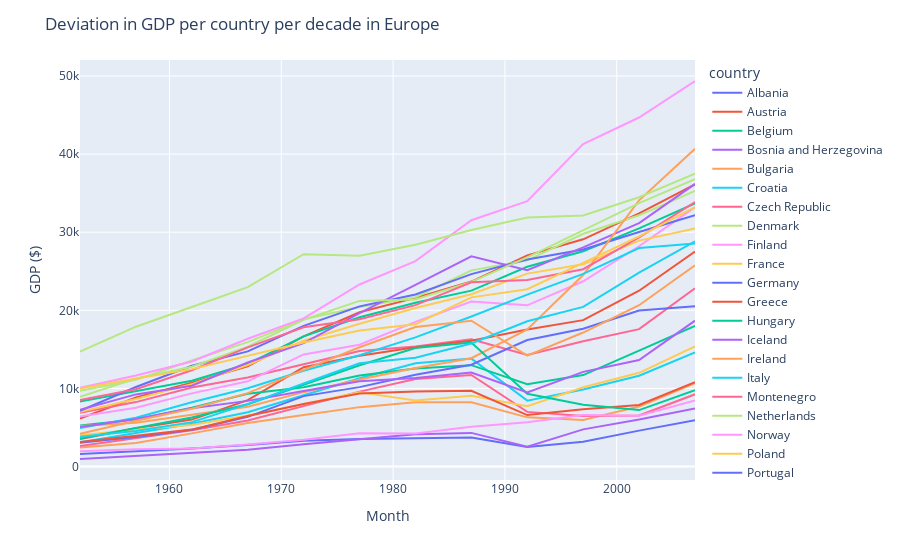

Write notebook code for a chart like this one.
### Code cell
#2)
df_gdp= px.data.gapminder().query("continent=='Europe'")

fig = px.line(df_gdp, x="year", y="gdpPercap", color='country')

fig.update_layout(title='Deviation in GDP per country per decade in Europe',
                   xaxis_title='Month',
                   yaxis_title='GDP ($)')

fig.show()

### Figure 1 — Plotly figure (JSON) as saved in the notebook; plotly's stock layout.template omitted (floating-point values rounded to 4 significant figures)
{"data": [{"hovertemplate": "country=Albania<br>year=%{x}<br>gdpPercap=%{y}<extra></extra>", "legendgroup": "Albania", "line": {"color": "#636efa", "dash": "solid"}, "mode": "lines", "name": "Albania", "orientation": "v", "showlegend": true, "type": "scatter", "x": [1952, 1957, 1962, 1967, 1972, 1977, 1982, 1987, 1992, 1997, 2002, 2007], "xaxis": "x", "y": [1601.0, 1942.0, 2313.0, 2760.0, 3313.0, 3533.0, 3631.0, 3739.0, 2497.0, 3193.0, 4604.0, 5937.0], "yaxis": "y"}, {"hovertemplate": "country=Austria<br>year=%{x}<br>gdpPercap=%{y}<extra></extra>", "legendgroup": "Austria", "line": {"color": "#EF553B", "dash": "solid"}, "mode": "lines", "name": "Austria", "orientation": "v", "showlegend": true, "type": "scatter", "x": [1952, 1957, 1962, 1967, 1972, 1977, 1982, 1987, 1992, 1997, 2002, 2007], "xaxis": "x", "y": [6137.0, 8843.0, 10750.0, 12830.0, 16660.0, 19750.0, 21600.0, 23690.0, 27040.0, 29100.0, 32420.0, 36130.0], "yaxis": "y"}, {"hovertemplate": "country=Belgium<br>year=%{x}<br>gdpPercap=%{y}<extra></extra>", "legendgroup": "Belgium", "line": {"color": "#00cc96", "dash": "solid"}, "mode": "lines", "name": "Belgium", "orientation": "v", "showlegend": true, "type": "scatter", "x": [1952, 1957, 1962, 1967, 1972, 1977, 1982, 1987, 1992, 1997, 2002, 2007], "xaxis": "x", "y": [8343.0, 9715.0, 10990.0, 13150.0, 16670.0, 19120.0, 20980.0, 22530.0, 25580.0, 27560.0, 30490.0, 33690.0], "yaxis": "y"}, {"hovertemplate": "country=Bosnia and Herzegovina<br>year=%{x}<br>gdpPercap=%{y}<extra></extra>", "legendgroup": "Bosnia and Herzegovina", "line": {"color": "#ab63fa", "dash": "solid"}, "mode": "lines", "name": "Bosnia and Herzegovina", "orientation": "v", "showlegend": true, "type": "scatter", "x": [1952, 1957, 1962, 1967, 1972, 1977, 1982, 1987, 1992, 1997, 2002, 2007], "xaxis": "x", "y": [973.5, 1354.0, 1710.0, 2172.0, 2860.0, 3528.0, 4127.0, 4314.0, 2547.0, 4766.0, 6019.0, 7446.0], "yaxis": "y"}, {"hovertemplate": "country=Bulgaria<br>year=%{x}<br>gdpPercap=%{y}<extra></extra>", "legendgroup": "Bulgaria", "line": {"color": "#FFA15A", "dash": "solid"}, "mode": "lines", "name": "Bulgaria", "orientation": "v", "showlegend": true, "type": "scatter", "x": [1952, 1957, 1962, 1967, 1972, 1977, 1982, 1987, 1992, 1997, 2002, 2007], "xaxis": "x", "y": [2444.0, 3009.0, 4254.0, 5577.0, 6597.0, 7612.0, 8224.0, 8240.0, 6303.0, 5970.0, 7697.0, 10680.0], "yaxis": "y"}, {"hovertemplate": "country=Croatia<br>year=%{x}<br>gdpPercap=%{y}<extra></extra>", "legendgroup": "Croatia", "line": {"color": "#19d3f3", "dash": "solid"}, "mode": "lines", "name": "Croatia", "orientation": "v", "showlegend": true, "type": "scatter", "x": [1952, 1957, 1962, 1967, 1972, 1977, 1982, 1987, 1992, 1997, 2002, 2007], "xaxis": "x", "y": [3119.0, 4338.0, 5478.0, 6960.0, 9164.0, 11310.0, 13220.0, 13820.0, 8448.0, 9876.0, 11630.0, 14620.0], "yaxis": "y"}, {"hovertemplate": "country=Czech Republic<br>year=%{x}<br>gdpPercap=%{y}<extra></extra>", "legendgroup": "Czech Republic", "line": {"color": "#FF6692", "dash": "solid"}, "mode": "lines", "name": "Czech Republic", "orientation": "v", "showlegend": true, "type": "scatter", "x": [1952, 1957, 1962, 1967, 1972, 1977, 1982, 1987, 1992, 1997, 2002, 2007], "xaxis": "x", "y": [6876.0, 8256.0, 10140.0, 11400.0, 13110.0, 14800.0, 15380.0, 16310.0, 14300.0, 16050.0, 17600.0, 22830.0], "yaxis": "y"}, {"hovertemplate": "country=Denmark<br>year=%{x}<br>gdpPercap=%{y}<extra></extra>", "legendgroup": "Denmark", "line": {"color": "#B6E880", "dash": "solid"}, "mode": "lines", "name": "Denmark", "orientation": "v", "showlegend": true, "type": "scatter", "x": [1952, 1957, 1962, 1967, 1972, 1977, 1982, 1987, 1992, 1997, 2002, 2007], "xaxis": "x", "y": [9692.0, 11100.0, 13580.0, 15940.0, 18870.0, 20420.0, 21690.0, 25120.0, 26410.0, 29800.0, 32170.0, 35280.0], "yaxis": "y"}, {"hovertemplate": "country=Finland<br>year=%{x}<br>gdpPercap=%{y}<extra></extra>", "legendgroup": "Finland", "line": {"color": "#FF97FF", "dash": "solid"}, "mode": "lines", "name": "Finland", "orientation": "v", "showlegend": true, "type": "scatter", "x": [1952, 1957, 1962, 1967, 1972, 1977, 1982, 1987, 1992, 1997, 2002, 2007], "xaxis": "x", "y": [6425.0, 7545.0, 9372.0, 10920.0, 14360.0, 15610.0, 18530.0, 21140.0, 20650.0, 23720.0, 28200.0, 33210.0], "yaxis": "y"}, {"hovertemplate": "country=France<br>year=%{x}<br>gdpPercap=%{y}<extra></extra>", "legendgroup": "France", "line": {"color": "#FECB52", "dash": "solid"}, "mode": "lines", "name": "France", "orientation": "v", "showlegend": true, "type": "scatter", "x": [1952, 1957, 1962, 1967, 1972, 1977, 1982, 1987, 1992, 1997, 2002, 2007], "xaxis": "x", "y": [7030.0, 8663.0, 10560.0, 13000.0, 16110.0, 18290.0, 20290.0, 22070.0, 24700.0, 25890.0, 28930.0, 30470.0], "yaxis": "y"}, {"hovertemplate": "country=Germany<br>year=%{x}<br>gdpPercap=%{y}<extra></extra>", "legendgroup": "Germany", "line": {"color": "#636efa", "dash": "solid"}, "mode": "lines", "name": "Germany", "orientation": "v", "showlegend": true, "type": "scatter", "x": [1952, 1957, 1962, 1967, 1972, 1977, 1982, 1987, 1992, 1997, 2002, 2007], "xaxis": "x", "y": [7144.0, 10190.0, 12900.0, 14750.0, 18020.0, 20510.0, 22030.0, 24640.0, 26510.0, 27790.0, 30040.0, 32170.0], "yaxis": "y"}, {"hovertemplate": "country=Greece<br>year=%{x}<br>gdpPercap=%{y}<extra></extra>", "legendgroup": "Greece", "line": {"color": "#EF553B", "dash": "solid"}, "mode": "lines", "name": "Greece", "orientation": "v", "showlegend": true, "type": "scatter", "x": [1952, 1957, 1962, 1967, 1972, 1977, 1982, 1987, 1992, 1997, 2002, 2007], "xaxis": "x", "y": [3531.0, 4916.0, 6017.0, 8513.0, 12720.0, 14200.0, 15270.0, 16120.0, 17540.0, 18750.0, 22510.0, 27540.0], "yaxis": "y"}, {"hovertemplate": "country=Hungary<br>year=%{x}<br>gdpPercap=%{y}<extra></extra>", "legendgroup": "Hungary", "line": {"color": "#00cc96", "dash": "solid"}, "mode": "lines", "name": "Hungary", "orientation": "v", "showlegend": true, "type": "scatter", "x": [1952, 1957, 1962, 1967, 1972, 1977, 1982, 1987, 1992, 1997, 2002, 2007], "xaxis": "x", "y": [5264.0, 6040.0, 7550.0, 9327.0, 10170.0, 11670.0, 12550.0, 12990.0, 10540.0, 11710.0, 14840.0, 18010.0], "yaxis": "y"}, {"hovertemplate": "country=Iceland<br>year=%{x}<br>gdpPercap=%{y}<extra></extra>", "legendgroup": "Iceland", "line": {"color": "#ab63fa", "dash": "solid"}, "mode": "lines", "name": "Iceland", "orientation": "v", "showlegend": true, "type": "scatter", "x": [1952, 1957, 1962, 1967, 1972, 1977, 1982, 1987, 1992, 1997, 2002, 2007], "xaxis": "x", "y": [7268.0, 9244.0, 10350.0, 13320.0, 15800.0, 19650.0, 23270.0, 26920.0, 25140.0, 28060.0, 31160.0, 36180.0], "yaxis": "y"}, {"hovertemplate": "country=Ireland<br>year=%{x}<br>gdpPercap=%{y}<extra></extra>", "legendgroup": "Ireland", "line": {"color": "#FFA15A", "dash": "solid"}, "mode": "lines", "name": "Ireland", "orientation": "v", "showlegend": true, "type": "scatter", "x": [1952, 1957, 1962, 1967, 1972, 1977, 1982, 1987, 1992, 1997, 2002, 2007], "xaxis": "x", "y": [5210.0, 5599.0, 6632.0, 7656.0, 9531.0, 11150.0, 12620.0, 13870.0, 17560.0, 24520.0, 34080.0, 40680.0], "yaxis": "y"}, {"hovertemplate": "country=Italy<br>year=%{x}<br>gdpPercap=%{y}<extra></extra>", "legendgroup": "Italy", "line": {"color": "#19d3f3", "dash": "solid"}, "mode": "lines", "name": "Italy", "orientation": "v", "showlegend": true, "type": "scatter", "x": [1952, 1957, 1962, 1967, 1972, 1977, 1982, 1987, 1992, 1997, 2002, 2007], "xaxis": "x", "y": [4931.0, 6249.0, 8244.0, 10020.0, 12270.0, 14260.0, 16540.0, 19210.0, 22010.0, 24680.0, 27970.0, 28570.0], "yaxis": "y"}, {"hovertemplate": "country=Montenegro<br>year=%{x}<br>gdpPercap=%{y}<extra></extra>", "legendgroup": "Montenegro", "line": {"color": "#FF6692", "dash": "solid"}, "mode": "lines", "name": "Montenegro", "orientation": "v", "showlegend": true, "type": "scatter", "x": [1952, 1957, 1962, 1967, 1972, 1977, 1982, 1987, 1992, 1997, 2002, 2007], "xaxis": "x", "y": [2648.0, 3682.0, 4650.0, 5908.0, 7778.0, 9596.0, 11220.0, 11730.0, 7003.0, 6466.0, 6557.0, 9254.0], "yaxis": "y"}, {"hovertemplate": "country=Netherlands<br>year=%{x}<br>gdpPercap=%{y}<extra></extra>", "legendgroup": "Netherlands", "line": {"color": "#B6E880", "dash": "solid"}, "mode": "lines", "name": "Netherlands", "orientation": "v", "showlegend": true, "type": "scatter", "x": [1952, 1957, 1962, 1967, 1972, 1977, 1982, 1987, 1992, 1997, 2002, 2007], "xaxis": "x", "y": [8942.0, 11280.0, 12790.0, 15360.0, 18790.0, 21210.0, 21400.0, 23650.0, 26790.0, 30250.0, 33720.0, 36800.0], "yaxis": "y"}, {"hovertemplate": "country=Norway<br>year=%{x}<br>gdpPercap=%{y}<extra></extra>", "legendgroup": "Norway", "line": {"color": "#FF97FF", "dash": "solid"}, "mode": "lines", "name": "Norway", "orientation": "v", "showlegend": true, "type": "scatter", "x": [1952, 1957, 1962, 1967, 1972, 1977, 1982, 1987, 1992, 1997, 2002, 2007], "xaxis": "x", "y": [10100.0, 11650.0, 13450.0, 16360.0, 18970.0, 23310.0, 26300.0, 31540.0, 33970.0, 41280.0, 44680.0, 49360.0], "yaxis": "y"}, {"hovertemplate": "country=Poland<br>year=%{x}<br>gdpPercap=%{y}<extra></extra>", "legendgroup": "Poland", "line": {"color": "#FECB52", "dash": "solid"}, "mode": "lines", "name": "Poland", "orientation": "v", "showlegend": true, "type": "scatter", "x": [1952, 1957, 1962, 1967, 1972, 1977, 1982, 1987, 1992, 1997, 2002, 2007], "xaxis": "x", "y": [4029.0, 4734.0, 5339.0, 6557.0, 8007.0, 9508.0, 8452.0, 9082.0, 7739.0, 10160.0, 12000.0, 15390.0], "yaxis": "y"}, {"hovertemplate": "country=Portugal<br>year=%{x}<br>gdpPercap=%{y}<extra></extra>", "legendgroup": "Portugal", "line": {"color": "#636efa", "dash": "solid"}, "mode": "lines", "name": "Portugal", "orientation": "v", "showlegend": true, "type": "scatter", "x": [1952, 1957, 1962, 1967, 1972, 1977, 1982, 1987, 1992, 1997, 2002, 2007], "xaxis": "x", "y": [3068.0, 3775.0, 4728.0, 6362.0, 9022.0, 10170.0, 11750.0, 13040.0, 16210.0, 17640.0, 19970.0, 20510.0], "yaxis": "y"}, {"hovertemplate": "country=Romania<br>year=%{x}<br>gdpPercap=%{y}<extra></extra>", "legendgroup": "Romania", "line": {"color": "#EF553B", "dash": "solid"}, "mode": "lines", "name": "Romania", "orientation": "v", "showlegend": true, "type": "scatter", "x": [1952, 1957, 1962, 1967, 1972, 1977, 1982, 1987, 1992, 1997, 2002, 2007], "xaxis": "x", "y": [3145.0, 3943.0, 4735.0, 6471.0, 8011.0, 9356.0, 9605.0, 9696.0, 6598.0, 7347.0, 7885.0, 10810.0], "yaxis": "y"}, {"hovertemplate": "country=Serbia<br>year=%{x}<br>gdpPercap=%{y}<extra></extra>", "legendgroup": "Serbia", "line": {"color": "#00cc96", "dash": "solid"}, "mode": "lines", "name": "Serbia", "orientation": "v", "showlegend": true, "type": "scatter", "x": [1952, 1957, 1962, 1967, 1972, 1977, 1982, 1987, 1992, 1997, 2002, 2007], "xaxis": "x", "y": [3581.0, 4981.0, 6290.0, 7992.0, 10520.0, 12980.0, 15180.0, 15870.0, 9325.0, 7914.0, 7236.0, 9787.0], "yaxis": "y"}, {"hovertemplate": "country=Slovak Republic<br>year=%{x}<br>gdpPercap=%{y}<extra></extra>", "legendgroup": "Slovak Republic", "line": {"color": "#ab63fa", "dash": "solid"}, "mode": "lines", "name": "Slovak Republic", "orientation": "v", "showlegend": true, "type": "scatter", "x": [1952, 1957, 1962, 1967, 1972, 1977, 1982, 1987, 1992, 1997, 2002, 2007], "xaxis": "x", "y": [5075.0, 6093.0, 7481.0, 8413.0, 9674.0, 10920.0, 11350.0, 12040.0, 9498.0, 12130.0, 13640.0, 18680.0], "yaxis": "y"}, {"hovertemplate": "country=Slovenia<br>year=%{x}<br>gdpPercap=%{y}<extra></extra>", "legendgroup": "Slovenia", "line": {"color": "#FFA15A", "dash": "solid"}, "mode": "lines", "name": "Slovenia", "orientation": "v", "showlegend": true, "type": "scatter", "x": [1952, 1957, 1962, 1967, 1972, 1977, 1982, 1987, 1992, 1997, 2002, 2007], "xaxis": "x", "y": [4215.0, 5862.0, 7402.0, 9405.0, 12380.0, 15280.0, 17870.0, 18680.0, 14210.0, 17160.0, 20660.0, 25770.0], "yaxis": "y"}, {"hovertemplate": "country=Spain<br>year=%{x}<br>gdpPercap=%{y}<extra></extra>", "legendgroup": "Spain", "line": {"color": "#19d3f3", "dash": "solid"}, "mode": "lines", "name": "Spain", "orientation": "v", "showlegend": true, "type": "scatter", "x": [1952, 1957, 1962, 1967, 1972, 1977, 1982, 1987, 1992, 1997, 2002, 2007], "xaxis": "x", "y": [3834.0, 4565.0, 5694.0, 7994.0, 10640.0, 13240.0, 13930.0, 15760.0, 18600.0, 20450.0, 24840.0, 28820.0], "yaxis": "y"}, {"hovertemplate": "country=Sweden<br>year=%{x}<br>gdpPercap=%{y}<extra></extra>", "legendgroup": "Sweden", "line": {"color": "#FF6692", "dash": "solid"}, "mode": "lines", "name": "Sweden", "orientation": "v", "showlegend": true, "type": "scatter", "x": [1952, 1957, 1962, 1967, 1972, 1977, 1982, 1987, 1992, 1997, 2002, 2007], "xaxis": "x", "y": [8528.0, 9912.0, 12330.0, 15260.0, 17830.0, 18860.0, 20670.0, 23590.0, 23880.0, 25270.0, 29340.0, 33860.0], "yaxis": "y"}, {"hovertemplate": "country=Switzerland<br>year=%{x}<br>gdpPercap=%{y}<extra></extra>", "legendgroup": "Switzerland", "line": {"color": "#B6E880", "dash": "solid"}, "mode": "lines", "name": "Switzerland", "orientation": "v", "showlegend": true, "type": "scatter", "x": [1952, 1957, 1962, 1967, 1972, 1977, 1982, 1987, 1992, 1997, 2002, 2007], "xaxis": "x", "y": [14730.0, 17910.0, 20430.0, 22970.0, 27200.0, 26980.0, 28400.0, 30280.0, 31870.0, 32140.0, 34480.0, 37510.0], "yaxis": "y"}, {"hovertemplate": "country=Turkey<br>year=%{x}<br>gdpPercap=%{y}<extra></extra>", "legendgroup": "Turkey", "line": {"color": "#FF97FF", "dash": "solid"}, "mode": "lines", "name": "Turkey", "orientation": "v", "showlegend": true, "type": "scatter", "x": [1952, 1957, 1962, 1967, 1972, 1977, 1982, 1987, 1992, 1997, 2002, 2007], "xaxis": "x", "y": [1969.0, 2219.0, 2323.0, 2826.0, 3451.0, 4269.0, 4241.0, 5089.0, 5678.0, 6601.0, 6508.0, 8458.0], "yaxis": "y"}, {"hovertemplate": "country=United Kingdom<br>year=%{x}<br>gdpPercap=%{y}<extra></extra>", "legendgroup": "United Kingdom", "line": {"color": "#FECB52", "dash": "solid"}, "mode": "lines", "name": "United Kingdom", "orientation": "v", "showlegend": true, "type": "scatter", "x": [1952, 1957, 1962, 1967, 1972, 1977, 1982, 1987, 1992, 1997, 2002, 2007], "xaxis": "x", "y": [9980.0, 11280.0, 12480.0, 14140.0, 15900.0, 17430.0, 18230.0, 21660.0, 22710.0, 26070.0, 29480.0, 33200.0], "yaxis": "y"}], "layout": {"legend": {"title": {"text": "country"}, "tracegroupgap": 0}, "margin": {"t": 60}, "title": {"text": "Deviation in GDP per country per decade in Europe"}, "xaxis": {"anchor": "y", "domain": [0, 1], "title": {"text": "Month"}}, "yaxis": {"anchor": "x", "domain": [0, 1], "title": {"text": "GDP ($)"}}}}
